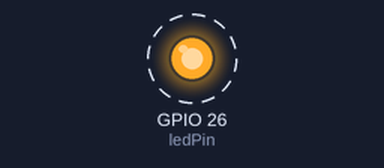
A sketch run on a simulated ESP32. On the bench: output pins drawn as LEDs (lit = HIGH). Dashed ring = blinking.

Above: at 0.5 s.
Timing chart, 0 to 4.6 s (numbered marks = the images above):
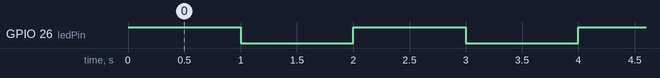

Measured:
- by itself, GPIO 26 (ledPin): alternates HIGH for 1.0 s and LOW for 1.0 s

The sketch:

2.1_hello_led.ino
```cpp
const int ledPin = 26;  // The GPIO pin for the LED

// the setup function runs once when you press reset or power the board
void setup() {
  // initialize digital pin ledPin as an output.
  pinMode(ledPin, OUTPUT);
}

// the loop function runs over and over again forever
void loop() {
  digitalWrite(ledPin, HIGH);   // turn the LED on (HIGH is the voltage level)
  delay(1000);                       // wait for a second
  digitalWrite(ledPin, LOW);    // turn the LED off by making the voltage LOW
  delay(1000);                       // wait for a second
}
```
